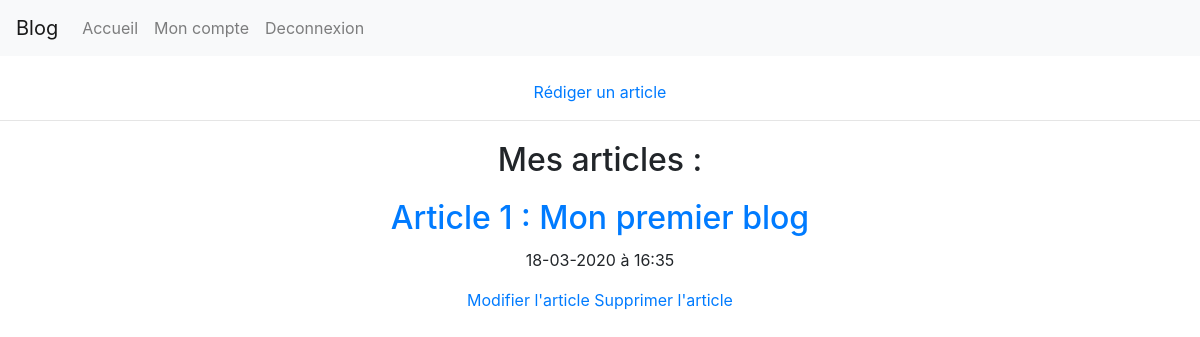
/dashboard.php (signed in), run on an earlier commit of the app's database.
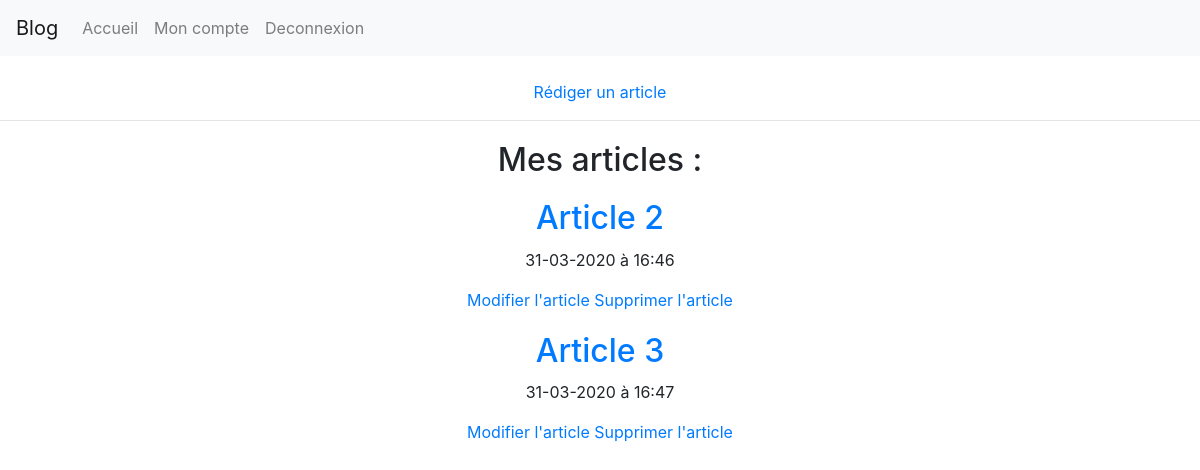
And on a later commit of the database.
### tables this page shows
CREATE TABLE IF NOT EXISTS `articles` (
  `id` tinyint(3) UNSIGNED NOT NULL AUTO_INCREMENT,
  `titre` varchar(100) NOT NULL,
  `contenu` text NOT NULL,
  `dateParution` datetime NOT NULL DEFAULT current_timestamp(),
  `idRedacteurs` tinyint(3) UNSIGNED DEFAULT NULL,
  `idThemes` tinyint(3) UNSIGNED NOT NULL,
  PRIMARY KEY (`id`),
  UNIQUE KEY `titre` (`titre`),
  KEY `idRedacteurs` (`idRedacteurs`),
  KEY `idThemes` (`idThemes`)
);

### php-include/dashboard.phtml (the view, shortened to what this page needs)
<!DOCTYPE html>
<html lang="fr">
	<head>
        <link rel="stylesheet" href="https://stackpath.bootstrapcdn.com/bootstrap/4.4.1/css/bootstrap.min.css">
        <link rel="stylesheet" href="./css/style.css">
	</head>
	<body>
        <?php include('./php-include/nav.phtml'); ?>
        <div class="wrap">
            <br>
            <div class="text-center">
                <a href="./add-article.php">Rédiger un article</a>
            </div>
            <hr>
            <h2>Mes articles : </h2>
            <div class="container-fluid">
                <?php foreach($articles as $article): ?>
                        <article>
                            <a href="./contenu-article.php?id=<?= intval($article['id']) ?>">
                                <h2><?= htmlspecialchars($article['titre']) ?></h2>
                            </a>
                            <p><?= date('d-m-Y à G:i', strtotime($article['dateParution'])) ?></p>
                            <div class="text-center">
                                <a href="./modif-transition.php?id=<?= intval($article['id']) ?>">Modifier l'article</a>
                                <a href="./del-article.php?id=<?= intval($article['id']) ?>">Supprimer l'article</a>
                            </div>
                        </article>
                <?php endforeach ?>
            </div>
        </div>
	</body>
</html>

What changed in the data, as far as the page shows it:
removed articles: titre "Article 1 : Mon premier blog", dateParution "18-03-2020 à 16:35"
added articles: titre "Article 2", dateParution "31-03-2020 à 16:46"
added articles: titre "Article 3", dateParution "31-03-2020 à 16:47"
